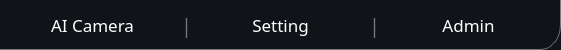
             <widget class="QWidget" name="tab_backgournd" native="true">
              <property name="sizePolicy">
               <sizepolicy hsizetype="Fixed" vsizetype="Fixed">
                <horstretch>0</horstretch>
                <verstretch>0</verstretch>
               </sizepolicy>
              </property>
              <property name="minimumSize">
               <size>
                <width>522</width>
                <height>50</height>
               </size>
              </property>
              <property name="maximumSize">
               <size>
                <width>12345</width>
                <height>50</height>
               </size>
              </property>
              <property name="styleSheet">
               <string notr="true">background-color: rgb(16, 20, 25);

border-right: 1px solid rgb(119, 118, 123);
border-bottom-right-radius:20px solid rgb(119, 118, 123);

border-bottom:1px solid rgb(119, 118, 123);
</string>
              </property>
              <layout class="QHBoxLayout" name="horizontalLayout_14">
               <item>
                <layout class="QHBoxLayout" name="horizontalLayout_31">
                 <item>
                  <widget class="QPushButton" name="camera_bnt">
                   <property name="minimumSize">
                    <size>
                     <width>163</width>
                     <height>28</height>
                    </size>
                   </property>
                   <property name="maximumSize">
                    <size>
                     <width>163</width>
                     <height>28</height>
                    </size>
                   </property>
                   <property name="font">
                    <font>
                     <family>Sans</family>
                     <pointsize>13</pointsize>
                    </font>
                   </property>
                   <property name="cursor">
                    <cursorShape>PointingHandCursor</cursorShape>
                   </property>
                   <property name="styleSheet">
                    <string notr="true">color: rgb(255, 255, 255);
border: 1px solid rgba(0, 0, 0, 0);
background-color: rgba(191, 64, 64, 0);</string>
                   </property>
                   <property name="text">
                    <string>AI Camera</string>
                   </property>
                  </widget>
                 </item>
                 <item>
                  <widget class="QLabel" name="tab_partion_11">
                   <property name="sizePolicy">
                    <sizepolicy hsizetype="Fixed" vsizetype="Fixed">
                     <horstretch>0</horstretch>
                     <verstretch>0</verstretch>
                    </sizepolicy>
                   </property>
                   <property name="minimumSize">
                    <size>
                     <width>3</width>
                     <height>0</height>
                    </size>
                   </property>
                   <property name="font">
                    <font>
                     <family>Sans</family>
                     <pointsize>14</pointsize>
                    </font>
                   </property>
                   <property name="styleSheet">
                    <string notr="true">color: rgb(119, 118, 123);
background-color: rgba(191, 64, 64, 0);
border: 1px solid rgba(0, 0, 0, 0);
background-color: rgba(0, 0 0, 0);</string>
                   </property>
                   <property name="text">
                    <string>|</string>
                   </property>
                   <property name="textFormat">
                    <enum>Qt::TextFormat::PlainText</enum>
                   </property>
                   <property name="alignment">
                    <set>Qt::AlignmentFlag::AlignCenter</set>
                   </property>
                  </widget>
                 </item>
                 <item>
                  <widget class="QPushButton" name="setting_bnt">
                   <property name="minimumSize">
                    <size>
                     <width>163</width>
                     <height>28</height>
                    </size>
                   </property>
                   <property name="maximumSize">
                    <size>
                     <width>163</width>
                     <height>28</height>
                    </size>
                   </property>
                   <property name="font">
                    <font>
                     <family>Sans</family>
                     <pointsize>13</pointsize>
                    </font>
                   </property>
                   <property name="cursor">
                    <cursorShape>PointingHandCursor</cursorShape>
                   </property>
                   <property name="styleSheet">
                    <string notr="true">color: rgb(255, 255, 255);
background-color: rgba(191, 64, 64, 0);
border: 1px solid rgba(0, 0, 0, 0);</string>
                   </property>
                   <property name="text">
                    <string>Setting</string>
                   </property>
                  </widget>
                 </item>
                 <item>
                  <widget class="QLabel" name="tab_partion_4">
                   <property name="sizePolicy">
                    <sizepolicy hsizetype="Fixed" vsizetype="Fixed">
                     <horstretch>0</horstretch>
                     <verstretch>0</verstretch>
                    </sizepolicy>
                   </property>
                   <property name="minimumSize">
                    <size>
                     <width>3</width>
                     <height>0</height>
                    </size>
                   </property>
                   <property name="font">
                    <font>
                     <family>Sans</family>
                     <pointsize>14</pointsize>
                    </font>
                   </property>
                   <property name="styleSheet">
                    <string notr="true">color: rgb(119, 118, 123);
background-color: rgba(191, 64, 64, 0);
border: 1px solid rgba(0, 0, 0, 0);
background-color: rgba(0, 0 0, 0);</string>
                   </property>
                   <property name="text">
                    <string>|</string>
                   </property>
                   <property name="textFormat">
                    <enum>Qt::TextFormat::PlainText</enum>
                   </property>
                   <property name="alignment">
                    <set>Qt::AlignmentFlag::AlignCenter</set>
                   </property>
                  </widget>
                 </item>
                 <item>
                  <widget class="QPushButton" name="admin_bnt">
                   <property name="minimumSize">
                    <size>
                     <width>163</width>
                     <height>28</height>
                    </size>
                   </property>
                   <property name="maximumSize">
                    <size>
                     <width>163</width>
                     <height>28</height>
                    </size>
                   </property>
                   <property name="font">
                    <font>
                     <family>Sans</family>
                     <pointsize>13</pointsize>
                    </font>
                   </property>
                   <property name="cursor">
                    <cursorShape>PointingHandCursor</cursorShape>
                   </property>
                   <property name="styleSheet">
                    <string notr="true">color: rgb(255, 255, 255);
border: 1px solid rgba(0, 0, 0, 0);
background-color: rgba(191, 64, 64, 0);</string>
                   </property>
                   <property name="text">
                    <string>Admin</string>
                   </property>
                  </widget>
                 </item>
                </layout>
               </item>
              </layout>
             </widget>
